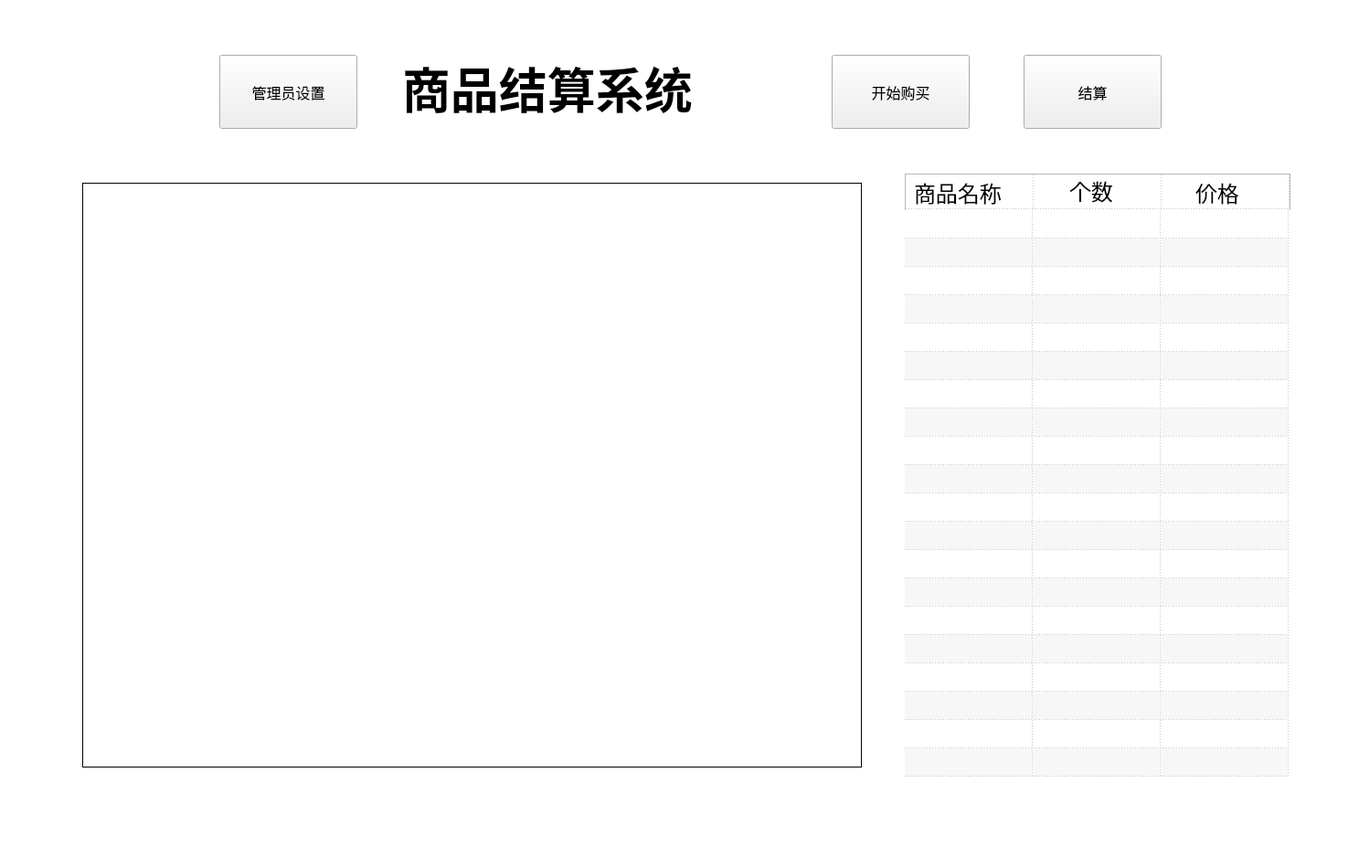
<?xml version="1.0" encoding="UTF-8"?>
<ui version="4.0">
 <class>Form</class>
 <widget class="QWidget" name="Form">
  <property name="geometry">
   <rect>
    <x>0</x>
    <y>0</y>
    <width>1487</width>
    <height>950</height>
   </rect>
  </property>
  <property name="windowTitle">
   <string>商品结算系统</string>
  </property>
  <widget class="QLabel" name="realTimeCaptureLabel">
   <property name="geometry">
    <rect>
     <x>90</x>
     <y>200</y>
     <width>853</width>
     <height>640</height>
    </rect>
   </property>
   <property name="font">
    <font>
     <family>隶书</family>
     <pointsize>16</pointsize>
    </font>
   </property>
   <property name="frameShape">
    <enum>QFrame::Box</enum>
   </property>
   <property name="text">
    <string>&lt;html&gt;&lt;head/&gt;&lt;body&gt;&lt;p&gt;&lt;br/&gt;&lt;/p&gt;&lt;/body&gt;&lt;/html&gt;</string>
   </property>
   <property name="alignment">
    <set>Qt::AlignCenter</set>
   </property>
  </widget>
  <widget class="QPushButton" name="startjieshuanButton">
   <property name="geometry">
    <rect>
     <x>910</x>
     <y>60</y>
     <width>151</width>
     <height>81</height>
    </rect>
   </property>
   <property name="font">
    <font>
     <family>方正粗黑宋简体</family>
     <pointsize>12</pointsize>
     <weight>50</weight>
     <bold>false</bold>
    </font>
   </property>
   <property name="cursor">
    <cursorShape>PointingHandCursor</cursorShape>
   </property>
   <property name="styleSheet">
    <string notr="true">border-image: url(:/images/anniu.png);</string>
   </property>
   <property name="text">
    <string>开始购买</string>
   </property>
   <property name="autoDefault">
    <bool>false</bool>
   </property>
   <property name="default">
    <bool>false</bool>
   </property>
   <property name="flat">
    <bool>false</bool>
   </property>
  </widget>
  <widget class="QListView" name="listView">
   <property name="geometry">
    <rect>
     <x>-300</x>
     <y>-100</y>
     <width>1971</width>
     <height>2071</height>
    </rect>
   </property>
   <property name="font">
    <font>
     <family>华文彩云</family>
     <pointsize>24</pointsize>
     <weight>75</weight>
     <bold>true</bold>
    </font>
   </property>
   <property name="styleSheet">
    <string notr="true">background-image: url(:/images/1234.jpg);</string>
   </property>
  </widget>
  <widget class="QListView" name="listView_2">
   <property name="geometry">
    <rect>
     <x>90</x>
     <y>200</y>
     <width>853</width>
     <height>640</height>
    </rect>
   </property>
   <property name="styleSheet">
    <string notr="true">background-color: rgba(255, 255,255,.5);</string>
   </property>
  </widget>
  <widget class="QPushButton" name="startjieshuanButton_2">
   <property name="geometry">
    <rect>
     <x>240</x>
     <y>60</y>
     <width>151</width>
     <height>81</height>
    </rect>
   </property>
   <property name="font">
    <font>
     <family>方正粗黑宋简体</family>
     <pointsize>12</pointsize>
     <weight>50</weight>
     <bold>false</bold>
    </font>
   </property>
   <property name="cursor">
    <cursorShape>PointingHandCursor</cursorShape>
   </property>
   <property name="styleSheet">
    <string notr="true">border-image: url(:/images/anniu.png);</string>
   </property>
   <property name="text">
    <string>管理员设置</string>
   </property>
   <property name="autoDefault">
    <bool>false</bool>
   </property>
   <property name="default">
    <bool>false</bool>
   </property>
   <property name="flat">
    <bool>false</bool>
   </property>
  </widget>
  <widget class="QTableWidget" name="tableWidget_1">
   <property name="geometry">
    <rect>
     <x>990</x>
     <y>230</y>
     <width>422</width>
     <height>625</height>
    </rect>
   </property>
   <property name="autoFillBackground">
    <bool>false</bool>
   </property>
   <property name="styleSheet">
    <string notr="true">background-color: rgba(255, 255,255,.8)</string>
   </property>
   <property name="frameShape">
    <enum>QFrame::NoFrame</enum>
   </property>
   <property name="verticalScrollBarPolicy">
    <enum>Qt::ScrollBarAsNeeded</enum>
   </property>
   <property name="horizontalScrollBarPolicy">
    <enum>Qt::ScrollBarAlwaysOff</enum>
   </property>
   <property name="sizeAdjustPolicy">
    <enum>QAbstractScrollArea::AdjustIgnored</enum>
   </property>
   <property name="dragEnabled">
    <bool>false</bool>
   </property>
   <property name="dragDropMode">
    <enum>QAbstractItemView::DropOnly</enum>
   </property>
   <property name="defaultDropAction">
    <enum>Qt::TargetMoveAction</enum>
   </property>
   <property name="alternatingRowColors">
    <bool>true</bool>
   </property>
   <property name="selectionMode">
    <enum>QAbstractItemView::MultiSelection</enum>
   </property>
   <property name="selectionBehavior">
    <enum>QAbstractItemView::SelectRows</enum>
   </property>
   <property name="textElideMode">
    <enum>Qt::ElideMiddle</enum>
   </property>
   <property name="verticalScrollMode">
    <enum>QAbstractItemView::ScrollPerItem</enum>
   </property>
   <property name="horizontalScrollMode">
    <enum>QAbstractItemView::ScrollPerPixel</enum>
   </property>
   <property name="gridStyle">
    <enum>Qt::DotLine</enum>
   </property>
   <property name="sortingEnabled">
    <bool>true</bool>
   </property>
   <property name="cornerButtonEnabled">
    <bool>true</bool>
   </property>
   <property name="rowCount">
    <number>20</number>
   </property>
   <attribute name="horizontalHeaderVisible">
    <bool>false</bool>
   </attribute>
   <attribute name="horizontalHeaderCascadingSectionResizes">
    <bool>false</bool>
   </attribute>
   <attribute name="horizontalHeaderMinimumSectionSize">
    <number>30</number>
   </attribute>
   <attribute name="horizontalHeaderDefaultSectionSize">
    <number>140</number>
   </attribute>
   <attribute name="horizontalHeaderHighlightSections">
    <bool>true</bool>
   </attribute>
   <attribute name="horizontalHeaderShowSortIndicator" stdset="0">
    <bool>true</bool>
   </attribute>
   <attribute name="horizontalHeaderStretchLastSection">
    <bool>false</bool>
   </attribute>
   <attribute name="verticalHeaderVisible">
    <bool>false</bool>
   </attribute>
   <attribute name="verticalHeaderCascadingSectionResizes">
    <bool>false</bool>
   </attribute>
   <attribute name="verticalHeaderDefaultSectionSize">
    <number>31</number>
   </attribute>
   <attribute name="verticalHeaderHighlightSections">
    <bool>true</bool>
   </attribute>
   <attribute name="verticalHeaderShowSortIndicator" stdset="0">
    <bool>false</bool>
   </attribute>
   <attribute name="verticalHeaderStretchLastSection">
    <bool>false</bool>
   </attribute>
   <row/>
   <row/>
   <row/>
   <row/>
   <row/>
   <row/>
   <row/>
   <row/>
   <row/>
   <row/>
   <row/>
   <row/>
   <row/>
   <row/>
   <row/>
   <row/>
   <row/>
   <row/>
   <row/>
   <row/>
   <column>
    <property name="text">
     <string>商品名称</string>
    </property>
   </column>
   <column>
    <property name="text">
     <string>个数</string>
    </property>
   </column>
   <column>
    <property name="text">
     <string>价格</string>
    </property>
   </column>
  </widget>
  <widget class="QLabel" name="label">
   <property name="geometry">
    <rect>
     <x>440</x>
     <y>10</y>
     <width>411</width>
     <height>171</height>
    </rect>
   </property>
   <property name="font">
    <font>
     <family>华文彩云</family>
     <pointsize>40</pointsize>
     <weight>75</weight>
     <italic>false</italic>
     <bold>true</bold>
    </font>
   </property>
   <property name="text">
    <string>商品结算系统</string>
   </property>
  </widget>
  <widget class="QLabel" name="label_2">
   <property name="geometry">
    <rect>
     <x>1000</x>
     <y>190</y>
     <width>141</width>
     <height>41</height>
    </rect>
   </property>
   <property name="font">
    <font>
     <family>华文行楷</family>
     <pointsize>18</pointsize>
    </font>
   </property>
   <property name="text">
    <string>商品名称</string>
   </property>
  </widget>
  <widget class="QLabel" name="label_3">
   <property name="geometry">
    <rect>
     <x>1308</x>
     <y>190</y>
     <width>141</width>
     <height>41</height>
    </rect>
   </property>
   <property name="font">
    <font>
     <family>华文行楷</family>
     <pointsize>18</pointsize>
    </font>
   </property>
   <property name="text">
    <string>价格</string>
   </property>
  </widget>
  <widget class="QLabel" name="label_4">
   <property name="geometry">
    <rect>
     <x>1170</x>
     <y>188</y>
     <width>141</width>
     <height>41</height>
    </rect>
   </property>
   <property name="font">
    <font>
     <family>华文行楷</family>
     <pointsize>18</pointsize>
    </font>
   </property>
   <property name="text">
    <string>个数</string>
   </property>
  </widget>
  <widget class="QTableWidget" name="tableWidget_2">
   <property name="geometry">
    <rect>
     <x>990</x>
     <y>190</y>
     <width>422</width>
     <height>41</height>
    </rect>
   </property>
   <property name="autoFillBackground">
    <bool>false</bool>
   </property>
   <property name="styleSheet">
    <string notr="true">background-color: rgba(255, 255,255,.8)</string>
   </property>
   <property name="dragEnabled">
    <bool>false</bool>
   </property>
   <property name="alternatingRowColors">
    <bool>true</bool>
   </property>
   <property name="gridStyle">
    <enum>Qt::DotLine</enum>
   </property>
   <property name="sortingEnabled">
    <bool>true</bool>
   </property>
   <property name="cornerButtonEnabled">
    <bool>true</bool>
   </property>
   <property name="rowCount">
    <number>1</number>
   </property>
   <property name="columnCount">
    <number>3</number>
   </property>
   <attribute name="horizontalHeaderVisible">
    <bool>false</bool>
   </attribute>
   <attribute name="horizontalHeaderCascadingSectionResizes">
    <bool>false</bool>
   </attribute>
   <attribute name="horizontalHeaderMinimumSectionSize">
    <number>30</number>
   </attribute>
   <attribute name="horizontalHeaderDefaultSectionSize">
    <number>140</number>
   </attribute>
   <attribute name="horizontalHeaderHighlightSections">
    <bool>true</bool>
   </attribute>
   <attribute name="horizontalHeaderShowSortIndicator" stdset="0">
    <bool>true</bool>
   </attribute>
   <attribute name="horizontalHeaderStretchLastSection">
    <bool>false</bool>
   </attribute>
   <attribute name="verticalHeaderVisible">
    <bool>false</bool>
   </attribute>
   <attribute name="verticalHeaderCascadingSectionResizes">
    <bool>false</bool>
   </attribute>
   <attribute name="verticalHeaderDefaultSectionSize">
    <number>38</number>
   </attribute>
   <attribute name="verticalHeaderHighlightSections">
    <bool>true</bool>
   </attribute>
   <attribute name="verticalHeaderShowSortIndicator" stdset="0">
    <bool>false</bool>
   </attribute>
   <attribute name="verticalHeaderStretchLastSection">
    <bool>false</bool>
   </attribute>
   <row/>
   <column>
    <property name="text">
     <string>商品名称</string>
    </property>
   </column>
   <column>
    <property name="text">
     <string>个数</string>
    </property>
   </column>
   <column/>
  </widget>
  <widget class="QLabel" name="label_5">
   <property name="geometry">
    <rect>
     <x>430</x>
     <y>440</y>
     <width>411</width>
     <height>171</height>
    </rect>
   </property>
   <property name="font">
    <font>
     <family>方正粗黑宋简体</family>
     <pointsize>14</pointsize>
     <weight>50</weight>
     <italic>false</italic>
     <bold>false</bold>
    </font>
   </property>
   <property name="styleSheet">
    <string notr="true">color: rgb(255, 0, 0);</string>
   </property>
   <property name="text">
    <string>摄像头未开启</string>
   </property>
  </widget>
  <widget class="QPushButton" name="jiesuan">
   <property name="geometry">
    <rect>
     <x>1120</x>
     <y>60</y>
     <width>151</width>
     <height>81</height>
    </rect>
   </property>
   <property name="font">
    <font>
     <family>方正粗黑宋简体</family>
     <pointsize>12</pointsize>
     <weight>50</weight>
     <bold>false</bold>
    </font>
   </property>
   <property name="cursor">
    <cursorShape>PointingHandCursor</cursorShape>
   </property>
   <property name="styleSheet">
    <string notr="true">border-image: url(:/images/anniu.png);</string>
   </property>
   <property name="text">
    <string>结算</string>
   </property>
   <property name="autoDefault">
    <bool>false</bool>
   </property>
   <property name="default">
    <bool>false</bool>
   </property>
   <property name="flat">
    <bool>false</bool>
   </property>
  </widget>
  <widget class="QLabel" name="jiesuanlabel">
   <property name="geometry">
    <rect>
     <x>1080</x>
     <y>880</y>
     <width>301</width>
     <height>61</height>
    </rect>
   </property>
   <property name="font">
    <font>
     <family>华文行楷</family>
     <pointsize>24</pointsize>
    </font>
   </property>
   <property name="text">
    <string/>
   </property>
  </widget>
  <zorder>listView</zorder>
  <zorder>label_5</zorder>
  <zorder>listView_2</zorder>
  <zorder>realTimeCaptureLabel</zorder>
  <zorder>tableWidget_2</zorder>
  <zorder>startjieshuanButton</zorder>
  <zorder>startjieshuanButton_2</zorder>
  <zorder>tableWidget_1</zorder>
  <zorder>label</zorder>
  <zorder>label_2</zorder>
  <zorder>label_3</zorder>
  <zorder>label_4</zorder>
  <zorder>jiesuan</zorder>
  <zorder>jiesuanlabel</zorder>
 </widget>
 <resources>
  <include location="anniu.qrc"/>
  <include location="../anniu.qrc"/>
 </resources>
 <connections/>
</ui>
